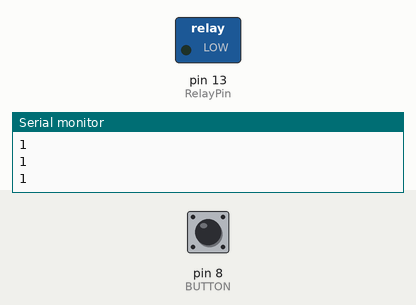
This sketch was run on a simulated Arduino Uno, built with avr-gcc and run on an emulated ATmega328P. On the bench: switched loads named in the sketch (green lamp = pin HIGH), the last lines printed to the serial monitor. Inputs (shaded band) come from the test bench; at power-on: pin 8 (BUTTON) HIGH.

Above: at 1.2 s.
1.3 s: pin 8 (BUTTON) pulled LOW for 0.15 s
At 1.4 s:
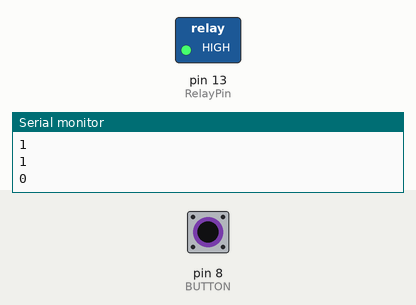
3.0 s: pin 8 (BUTTON) pulled LOW for 3.2 s
At 6.7 s:
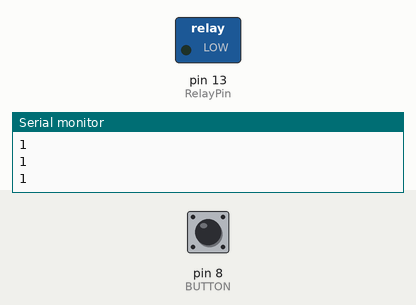
Timing chart, 0 to 8.2 s (numbered marks = the images above; inputs shaded):
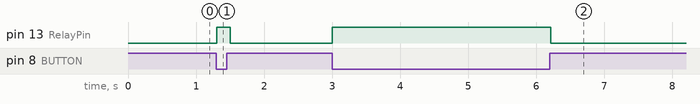

The sketch:

waterer.ino
```cpp
int RelayPin = 13; //控制继电器的引脚
int BUTTON = 8; //红外避障模块输入信号的引脚
int val;//红外避障模块测得信号值，当val==0表示检测到人手，val==1表示没有检测到人手
void setup()
{
  Serial.begin(9600);
  pinMode(BUTTON, INPUT); //定义BUTTON 接口为输入接口
  pinMode(RelayPin, OUTPUT); //定义RelayPin 接口为输出接口
}
void loop()
{
  Serial.begin(9600);
  val = digitalRead(BUTTON);
  Serial.println(val);
  if (val == 0) //如果监测到障碍物
  {
    digitalWrite(RelayPin, HIGH); //驱动继电器闭合导通
    delay(100);//表现为延迟的高低，设置较小一些使得水龙头随人手打开/关门更快捷的效果
  }
  else
  {
    digitalWrite(RelayPin, LOW); //驱动继电器断开
    delay(100);
  }
}
```

Measured:
- after the input at 1.3 s, pin 13 (RelayPin): LOW → HIGH at once, → LOW 0.20 s later
- after the input at 3.0 s, pin 13 (RelayPin): LOW → HIGH at once, → LOW 3.2 s later
